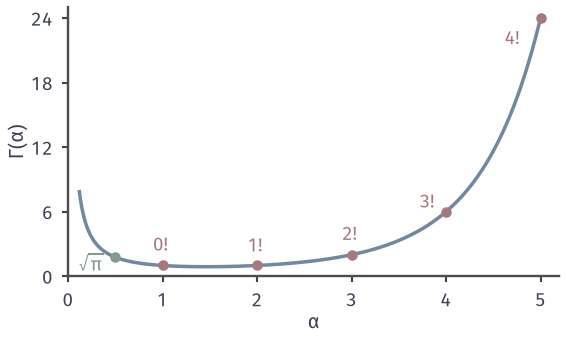

Source code (Python):
"""Gamma function on (0,5]: integer points (n-1)! and Gamma(1/2)=sqrt(pi)."""
from pathlib import Path
import sys
sys.path.insert(0, str(Path(__file__).resolve().parent.parent/"cdist-common"))
from cdist_fig import *

import math
fig, ax = figure(width_mm=80, height_mm=48)
style(ax)
x = np.linspace(.12, 5, 800); g = np.array([math.gamma(v) for v in x])
ax.plot(x, g, color=BLUE, lw=1.4)
for n in range(1, 6):
    dot(ax, n, math.factorial(n-1))
lab(ax, 1, 2.3, '$0!$', RED, ha='center'); lab(ax, 2, 2.3, '$1!$', RED, ha='center')
lab(ax, 3, 3.3, '$2!$', RED, ha='center'); lab(ax, 3.82, 6.3, '$3!$', RED, ha='center'); lab(ax, 4.62, 21.5, '$4!$', RED, ha='left')
dot(ax, .5, math.sqrt(math.pi), color=GREEN); lab(ax, .12, .55, r'$\sqrt{\pi}$', GREEN)
ax.set_xlim(0, 5.2); ax.set_ylim(0, 25); ax.set_xticks([0, 1, 2, 3, 4, 5]); ax.set_yticks([0, 6, 12, 18, 24])
ax.set_xlabel(r'$\alpha$', labelpad=1); ax.set_ylabel(r'$\Gamma(\alpha)$', labelpad=1)
xm = .5+0*x
save(fig, here(__file__), 'figure', {'Gamma(1/2)': math.gamma(.5), 'min_on_grid': float(x[np.argmin(g)])})
